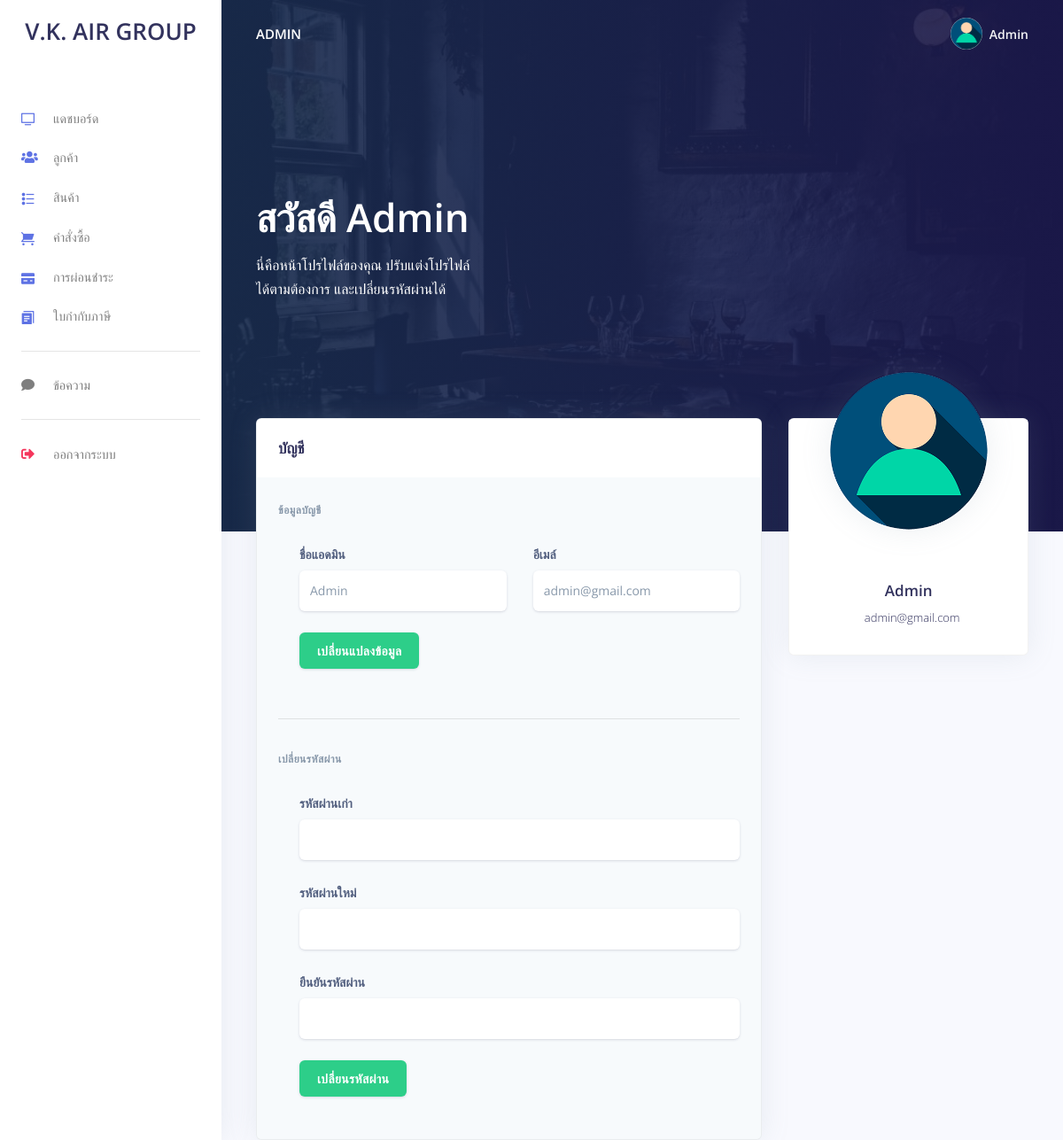
Page /admin/change_profile.php (signed in) on the committed database.
### tables this page shows
CREATE TABLE `users` (
  `user_id` int(11) NOT NULL,
  `unique_id` int(255) NOT NULL,
  `name` varchar(255) NOT NULL,
  `email` varchar(255) NOT NULL,
  `password` varchar(255) NOT NULL,
  `number` varchar(255) NOT NULL,
  `urole` varchar(255) NOT NULL
);

### admin/change_profile.php (the view, shortened to what this page needs)
<?php
include('config/config.php');
require_once('partials/_head.php');
?>
<body>
  <?php
  require_once('partials/_sidebar.php');
  ?>
  <div class="main-content">
    <?php
    require_once('partials/_topnav.php');
    $admin_id = $_SESSION['admin_login'];
    $ret = "SELECT * FROM  users  WHERE user_id = '$admin_id'";
    $stmt = $mysqli->prepare($ret);
    $stmt->execute();
    $res = $stmt->get_result();
    while ($admin = $res->fetch_object()) {
    ?>
      <div class="header pb-8 pt-5 pt-lg-8 d-flex align-items-center" style="min-height: 600px; background-image: url(assets/img/theme/restro00.jpg); background-size: cover; background-position: center top;">
        <span class="mask bg-gradient-default opacity-8"></span>
        <div class="container-fluid d-flex align-items-center">
          <div class="row">
            <div class="col-lg-7 col-md-10">
              <h1 class="display-2 text-white">สวัสดี <?php echo $admin->name; ?></h1>
              <p class="text-white mt-0 mb-5">นี่คือหน้าโปรไฟล์ของคุณ ปรับแต่งโปรไฟล์ได้ตามต้องการ และเปลี่ยนรหัสผ่านได้</p>
            </div>
          </div>
        </div>
      </div>
      <div class="container-fluid mt--8">
        <div class="row">
          <div class="col-xl-4 order-xl-2 mb-5 mb-xl-0">
            <div class="card card-profile shadow">
              <div class="row justify-content-center">
                <div class="col-lg-3 order-lg-2">
                  <div class="card-profile-image">
                    <a href="#">
                      <img src="assets/img/theme/user-a-min.png" class="rounded-circle">
                    </a>
                  </div>
                </div>
              </div>
              <div class="card-body pt-0 pt-md-4">
                <div class="row">
                  <div class="col">
                    <div class="card-profile-stats d-flex justify-content-center mt-md-5">
                      <div>
                      </div>
                      <div>
                      </div>
                      <div>
                      </div>
                    </div>
                  </div>
                </div>
                <div class="text-center">
                  <h3>
                    <?php echo $admin->name; ?></span>
                  </h3>
                  <div class="h5 font-weight-300">
                    <i class="ni location_pin mr-2"></i><?php echo $admin->email; ?>
                  </div>
                </div>
              </div>
            </div>
          </div>
          <div class="col-xl-8 order-xl-1">
            <div class="card bg-secondary shadow">
              <div class="card-header bg-white border-0">
                <div class="row align-items-center">
                  <div class="col-8">
                    <h3 class="mb-0">บัญชี</h3>
                  </div>
                  <div class="col-4 text-right">
                  </div>
                </div>
              </div>
              <div class="card-body">
                <form method="post">
                  <h6 class="heading-small text-muted mb-4">ข้อมูลบัญชี</h6>
                  <div class="pl-lg-4">
                    <div class="row">
                      <div class="col-lg-6">
                        <div class="form-group">
                          <label class="form-control-label" for="input-username">ชื่อแอดมิน</label>
                          <input type="text" name="admin_name" value="<?php echo $admin->name; ?>" id="input-username" class="form-control form-control-alternative" ">
                      </div>
                    </div>
                    <div class=" col-lg-6">
                          <div class="form-group">
                            <label class="form-control-label" for="input-email">อีเมล์</label>
                            <input type="email" id="input-email" value="<?php echo $admin->email; ?>" name="admin_email" class="form-control form-control-alternative">
                          </div>
                        </div>
                        <div class="col-lg-12">
                          <div class="form-group">
                            <input type="submit" id="input-email" name="ChangeProfile" class="btn btn-success form-control-alternative" value="เปลี่ยนแปลงข้อมูล">
                      </div>
                    </div>
                  </div>
                </div>
              </form>
              <hr>
              <form method =" post">
                            <h6 class="heading-small text-muted mb-4">เปลี่ยนรหัสผ่าน</h6>
                            <div class="pl-lg-4">
                              <div class="row">
                                <div class="col-lg-12">
                                  <div class="form-group">
                                    <label class="form-control-label" for="input-username">รหัสผ่านเก่า</label>
                                    <input type="password" name="old_password" id="input-username" class="form-control form-control-alternative">
                                  </div>
                                </div>
                                <div class="col-lg-12">
                                  <div class="form-group">
                                    <label class="form-control-label" for="input-email">รหัสผ่านใหม่</label>
                                    <input type="password" name="new_password" class="form-control form-control-alternative">
                                  </div>
                                </div>
                                <div class="col-lg-12">
                                  <div class="form-group">
                                    <label class="form-control-label" for="input-email">ยืนยันรหัสผ่าน</label>
                                    <input type="password" name="confirm_password" class="form-control form-control-alternative">
                                  </div>
                                </div>
                                <div class="col-lg-12">
                                  <div class="form-group">
                                    <input type="submit" id="input-email" name="changePassword" class="btn btn-success form-control-alternative" value="เปลี่ยนรหัสผ่าน">
                                  </div>
                                </div>
                              </div>
                            </div>
                          </div>
              </div>
            </div>
          </div>
        </div>
      <?php
    }
      ?>
      </div>
  <?php
  require_once('partials/_sidebar.php');
  ?>
</body>
</html>

### admin/partials/_sidebar.php (shortened to what this page needs)
<?php
$admin_id = $_SESSION['admin_login'];
$ret = "SELECT * FROM  users  WHERE user_id = '$admin_id'";
$stmt = $mysqli->prepare($ret);
$stmt->execute();
$res = $stmt->get_result();
while ($admin = $res->fetch_object()) {
?>
  <nav class="navbar navbar-vertical fixed-left navbar-expand-md navbar-light bg-white" id="sidenav-main">
    <div class="container-fluid">
      <a class="navbar-brand pt-0" href="dashboard.php">
        <h1>V.K. AIR GROUP</h1>
      </a>
      <div class="collapse navbar-collapse" id="sidenav-collapse-main">
        <ul class="navbar-nav">
          <li class="nav-item">
            <a class="nav-link" href="dashboard.php">
              <i class="ni ni-tv-2 text-primary"></i> แดชบอร์ด
            </a>
          </li>
          <li class="nav-item">
            <a class="nav-link" href="customes.php">
              <i class="fas fa-users text-primary"></i> ลูกค้า
            </a>
          </li>
          <li class="nav-item">
            <a class="nav-link" href="products.php">
              <i class="ni ni-bullet-list-67 text-primary"></i> สินค้า
            </a>
          </li>
          <li class="nav-item">
            <a class="nav-link" href="orders.php">
              <i class="ni ni-cart text-primary"></i> คำสั่งซื้อ
            </a>
          </li>
          <li class="nav-item">
            <a class="nav-link" href="installment.php">
              <i class="ni ni-credit-card text-primary"></i> การผ่อนชำระ
            </a>
          </li>
          <li class="nav-item">
            <a class="nav-link" href="taxinvoice.php">
              <i class="ni ni-single-copy-04 text-primary"></i> ใบกำกับภาษี
            </a>
          </li>
        </ul>
        <hr class="my-3">
        <ul class="navbar-nav">
          <li class="nav-item">
            <a class="nav-link" href="message.php">
              <i class="fa fa-comment"></i> ข้อความ
            </a>
          </li>
        </ul>
        <hr class="my-3">
        <ul class="navbar-nav mb-md-3">
          <li class="nav-item">
            <a class="nav-link" href="logout.php">
              <i class="fas fa-sign-out-alt text-danger"></i> ออกจากระบบ
            </a>
          </li>
        </ul>
      </div>
    </div>
  </nav>
<?php } ?>

### admin/partials/_topnav.php (shortened to what this page needs)
<?php
$admin_id = $_SESSION['admin_login'];
$ret = "SELECT * FROM  users  WHERE user_id = '$admin_id'";
$stmt = $mysqli->prepare($ret);
$stmt->execute();
$res = $stmt->get_result();
while ($admin = $res->fetch_object()) {
?>
    <nav class="navbar navbar-top navbar-expand-md navbar-dark" id="navbar-main">
        <div class="container-fluid">
            <a class="h4 mb-0 text-white text-uppercase d-none d-lg-inline-block" href="dashboard.php"><?php echo $admin->name; ?></a>
            <ul class="navbar-nav align-items-center d-none d-md-flex">
                <li class="nav-item dropdown">
                    <a class="nav-link pr-0" href="#" role="button" data-toggle="dropdown" aria-haspopup="true" aria-expanded="false">
                        <div class="media align-items-center">
                            <span class="avatar avatar-sm rounded-circle">
                                <img alt="Image placeholder" src="assets/img/theme/user-a-min.png">
                            </span>
                            <div class="media-body ml-2 d-none d-lg-block">
                                <span class="mb-0 text-sm  font-weight-bold"><?php echo $admin->name; ?></span>
                            </div>
                        </div>
                    </a>
                </li>
            </ul>
        </div>
    </nav>
<?php } ?>

### rows in the picture
users: name "ADMIN", name "Admin", email "admin@gmail.com", admin_name "Admin", admin_email "admin@gmail.com"
